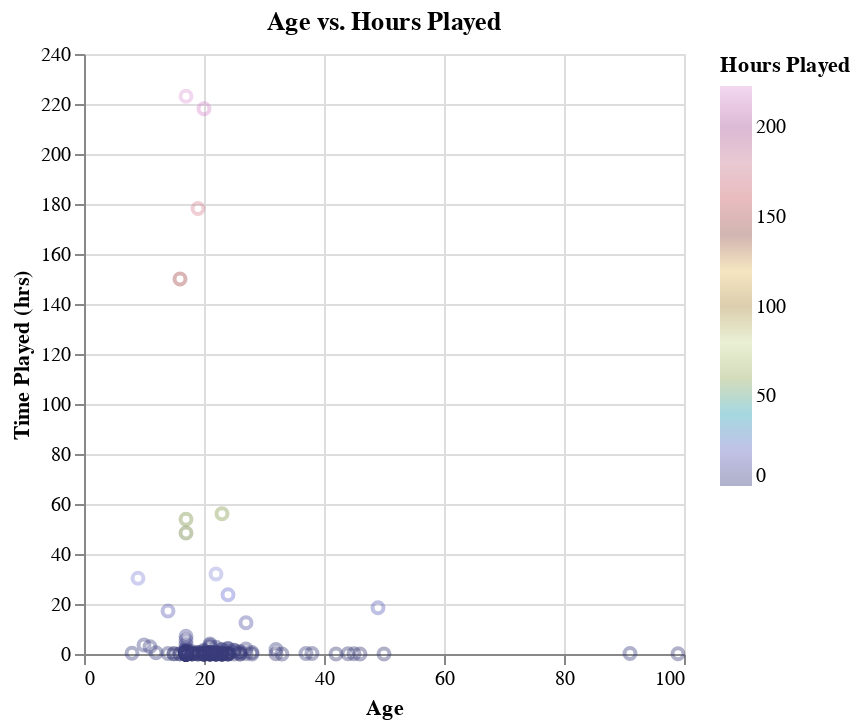

The code cell stored with this chart in its notebook:
### Markdown cell above
Figure 2.3: Age Summary Values

Simple observations of the mean and variance show that values in experience and gender variables are within a reasonable range while possible outliers exist for the age variable. Purely based on the summary statistics, we would expect regular players within the range of 14 to 20 years old to be the greatest contributors of data due to the highest mean played hours. However, this is only derived from the exploratory analysis to fain greater understanding of the data and does not take into account the number of observations in each category, demonstrating the need for further analysis in order to form concrete conclusions.

### **Preliminary Data Visualization**
#### **1. Visualizing Numerical Variables**

In order to explore the possible relationship between the age and played_hours variables, a scatterplot was used to visualize the distribution of the data points. The scatterplot shows no distinct trends or relationships, although it seems that most of the participants are between the ages of 15-25 years old and played for less that 20 hours each. This was determined from how most of the datapoints are clustered along the bottom of the graph.

### Code cell
age_plot= alt.Chart(player_tidy, title = "Age vs. Hours Played").mark_point(opacity=0.4).encode(
    x= alt.X('age', axis=alt.Axis(tickCount=5)).title('Age'),
    y= alt.Y('played_hours').title('Time Played (hrs)'),
    color=alt.Color('played_hours', scale=alt.Scale(scheme='category20b')
).title("Hours Played")).properties(
        width = 300,
        height = 300
)
                                                                                   
age_plot

### Figure 1 — Vega-Lite specification as saved in the notebook (floating-point values rounded to 4 significant figures; data arrays with more than 128 entries replaced by an {"elided": "..."} marker saying what was removed)
{"config": {"view": {"continuousWidth": 300, "continuousHeight": 300}}, "data": {"name": "data-a6b11b9ccb5576cf107f0ec98d1200b1"}, "mark": {"type": "point", "opacity": 0.4}, "encoding": {"color": {"field": "played_hours", "scale": {"scheme": "category20b"}, "title": "Hours Played", "type": "quantitative"}, "x": {"axis": {"tickCount": 5}, "field": "age", "title": "Age", "type": "quantitative"}, "y": {"field": "played_hours", "title": "Time Played (hrs)", "type": "quantitative"}}, "height": 300, "title": "Age vs. Hours Played", "width": 300, "$schema": "https://vega.github.io/schema/vega-lite/v5.20.1.json", "datasets": {"data-a6b11b9ccb5576cf107f0ec98d1200b1": {"elided": "196 records"}}}
